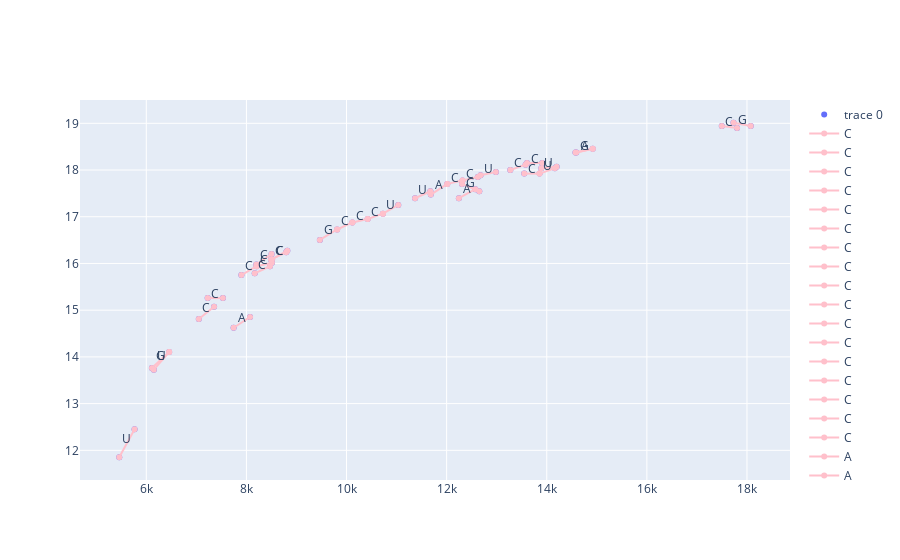
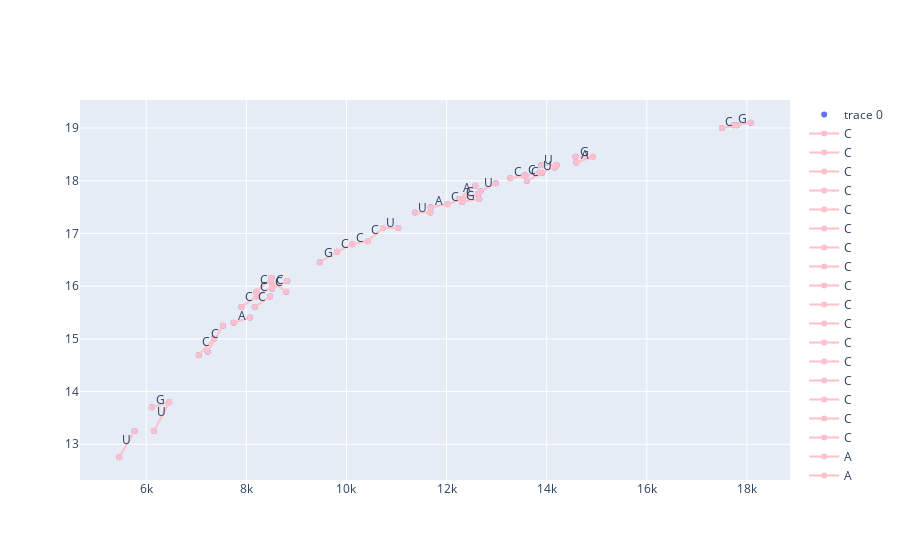

Write notebook code for charts like these, in order.
### Code cell
bcr = base_calling_random(dfm_l, base_only=True)
plotly_basecalling(*bcr)
bcr = base_calling_random(dfm_r, base_only=True)
plotly_basecalling(*bcr)

### Figure 1 — Plotly figure (JSON) as saved in the notebook; plotly's stock layout.template omitted (floating-point values rounded to 4 significant figures)
{"data": [{"mode": "markers", "type": "scatter", "x": [8198.0, 7049.0, 8510.0, 5460.0, 8166.0, 5766.0, 14920.0, 6457.0, 8490.0, 8795.0, 8503.0, 14200.0, 6151.0, 7744.0, 13610.0, 7531.0, 12570.0, 14590.0, 11680.0, 12310.0, 12620.0, 8205.0, 8512.0, 10730.0, 9812.0, 8471.0, 17730.0, 7354.0, 10420.0, 13270.0, 12320.0, 13910.0, 11680.0, 11370.0, 6112.0, 12980.0, 8817.0, 7226.0, 13890.0, 13580.0, 12240.0, 9467.0, 12010.0, 14570.0, 11030.0, 12680.0, 13550.0, 12650.0, 7900.0, 17800.0, 17500.0, 10120.0, 8073.0, 13860.0, 18080.0, 14160.0], "y": [15.98, 14.81, 16.01, 11.85, 15.79, 12.45, 18.45, 14.1, 16.09, 16.24, 16.2, 18.07, 13.73, 14.62, 18.15, 15.26, 17.59, 18.38, 17.47, 17.7, 17.85, 15.94, 16.09, 17.07, 16.73, 15.94, 19.01, 15.07, 16.95, 18.0, 17.77, 18.15, 17.55, 17.4, 13.76, 17.96, 16.27, 15.26, 18.04, 18.11, 17.4, 16.5, 17.7, 18.38, 17.25, 17.89, 17.92, 17.55, 15.75, 18.9, 18.94, 16.88, 14.85, 17.92, 18.94, 18.04]}, {"line": {"color": "pink"}, "mode": "lines+markers", "name": "C", "type": "scatter", "x": [8490.0, 8795.0], "y": [16.09, 16.24]}, {"line": {"color": "pink"}, "mode": "lines+markers", "name": "C", "type": "scatter", "x": [7531.0, 7226.0], "y": [15.26, 15.26]}, {"line": {"color": "pink"}, "mode": "lines+markers", "name": "C", "type": "scatter", "x": [12620.0, 12320.0], "y": [17.85, 17.77]}, {"line": {"color": "pink"}, "mode": "lines+markers", "name": "C", "type": "scatter", "x": [8205.0, 7900.0], "y": [15.94, 15.75]}, {"line": {"color": "pink"}, "mode": "lines+markers", "name": "C", "type": "scatter", "x": [10730.0, 10420.0], "y": [17.07, 16.95]}, {"line": {"color": "pink"}, "mode": "lines+markers", "name": "C", "type": "scatter", "x": [8166.0, 8471.0], "y": [15.79, 15.94]}, {"line": {"color": "pink"}, "mode": "lines+markers", "name": "C", "type": "scatter", "x": [10420.0, 10120.0], "y": [16.95, 16.88]}, {"line": {"color": "pink"}, "mode": "lines+markers", "name": "C", "type": "scatter", "x": [12320.0, 12010.0], "y": [17.77, 17.7]}, {"line": {"color": "pink"}, "mode": "lines+markers", "name": "C", "type": "scatter", "x": [8512.0, 8817.0], "y": [16.09, 16.27]}, {"line": {"color": "pink"}, "mode": "lines+markers", "name": "C", "type": "scatter", "x": [13270.0, 13580.0], "y": [18.0, 18.11]}, {"line": {"color": "pink"}, "mode": "lines+markers", "name": "C", "type": "scatter", "x": [17800.0, 17500.0], "y": [18.9, 18.94]}, {"line": {"color": "pink"}, "mode": "lines+markers", "name": "C", "type": "scatter", "x": [9812.0, 10120.0], "y": [16.73, 16.88]}, {"line": {"color": "pink"}, "mode": "lines+markers", "name": "C", "type": "scatter", "x": [13550.0, 13860.0], "y": [17.92, 17.92]}, {"line": {"color": "pink"}, "mode": "lines+markers", "name": "C", "type": "scatter", "x": [8510.0, 8205.0], "y": [16.01, 15.94]}, {"line": {"color": "pink"}, "mode": "lines+markers", "name": "C", "type": "scatter", "x": [8198.0, 8503.0], "y": [15.98, 16.2]}, {"line": {"color": "pink"}, "mode": "lines+markers", "name": "C", "type": "scatter", "x": [7049.0, 7354.0], "y": [14.81, 15.07]}, {"line": {"color": "pink"}, "mode": "lines+markers", "name": "C", "type": "scatter", "x": [13610.0, 13910.0], "y": [18.15, 18.15]}, {"line": {"color": "pink"}, "mode": "lines+markers", "name": "A", "type": "scatter", "x": [12570.0, 12240.0], "y": [17.59, 17.4]}, {"line": {"color": "pink"}, "mode": "lines+markers", "name": "A", "type": "scatter", "x": [11680.0, 12010.0], "y": [17.47, 17.7]}, {"line": {"color": "pink"}, "mode": "lines+markers", "name": "A", "type": "scatter", "x": [7744.0, 8073.0], "y": [14.62, 14.85]}, {"line": {"color": "pink"}, "mode": "lines+markers", "name": "A", "type": "scatter", "x": [14920.0, 14590.0], "y": [18.45, 18.38]}, {"line": {"color": "pink"}, "mode": "lines+markers", "name": "G", "type": "scatter", "x": [9812.0, 9467.0], "y": [16.73, 16.5]}, {"line": {"color": "pink"}, "mode": "lines+markers", "name": "G", "type": "scatter", "x": [12310.0, 12650.0], "y": [17.7, 17.55]}, {"line": {"color": "pink"}, "mode": "lines+markers", "name": "G", "type": "scatter", "x": [17730.0, 18080.0], "y": [19.01, 18.94]}, {"line": {"color": "pink"}, "mode": "lines+markers", "name": "G", "type": "scatter", "x": [14920.0, 14570.0], "y": [18.45, 18.38]}, {"line": {"color": "pink"}, "mode": "lines+markers", "name": "G", "type": "scatter", "x": [6457.0, 6112.0], "y": [14.1, 13.76]}, {"line": {"color": "pink"}, "mode": "lines+markers", "name": "U", "type": "scatter", "x": [5460.0, 5766.0], "y": [11.85, 12.45]}, {"line": {"color": "pink"}, "mode": "lines+markers", "name": "U", "type": "scatter", "x": [12980.0, 12680.0], "y": [17.96, 17.89]}, {"line": {"color": "pink"}, "mode": "lines+markers", "name": "U", "type": "scatter", "x": [10730.0, 11030.0], "y": [17.07, 17.25]}, {"line": {"color": "pink"}, "mode": "lines+markers", "name": "U", "type": "scatter", "x": [13860.0, 14160.0], "y": [17.92, 18.04]}, {"line": {"color": "pink"}, "mode": "lines+markers", "name": "U", "type": "scatter", "x": [6457.0, 6151.0], "y": [14.1, 13.73]}, {"line": {"color": "pink"}, "mode": "lines+markers", "name": "U", "type": "scatter", "x": [14200.0, 13890.0], "y": [18.07, 18.04]}, {"line": {"color": "pink"}, "mode": "lines+markers", "name": "U", "type": "scatter", "x": [11680.0, 11370.0], "y": [17.55, 17.4]}], "layout": {"annotations": [{"arrowhead": 1, "showarrow": false, "text": "C", "x": 8643.0, "y": 16.16, "yshift": 5}, {"arrowhead": 1, "showarrow": false, "text": "C", "x": 7378.0, "y": 15.26, "yshift": 5}, {"arrowhead": 1, "showarrow": false, "text": "C", "x": 12470.0, "y": 17.81, "yshift": 5}, {"arrowhead": 1, "showarrow": false, "text": "C", "x": 8052.0, "y": 15.85, "yshift": 5}, {"arrowhead": 1, "showarrow": false, "text": "C", "x": 10570.0, "y": 17.01, "yshift": 5}, {"arrowhead": 1, "showarrow": false, "text": "C", "x": 8319.0, "y": 15.86, "yshift": 5}, {"arrowhead": 1, "showarrow": false, "text": "C", "x": 10270.0, "y": 16.91, "yshift": 5}, {"arrowhead": 1, "showarrow": false, "text": "C", "x": 12170.0, "y": 17.74, "yshift": 5}, {"arrowhead": 1, "showarrow": false, "text": "C", "x": 8665.0, "y": 16.18, "yshift": 5}, {"arrowhead": 1, "showarrow": false, "text": "C", "x": 13430.0, "y": 18.06, "yshift": 5}, {"arrowhead": 1, "showarrow": false, "text": "C", "x": 17650.0, "y": 18.92, "yshift": 5}, {"arrowhead": 1, "showarrow": false, "text": "C", "x": 9965.0, "y": 16.8, "yshift": 5}, {"arrowhead": 1, "showarrow": false, "text": "C", "x": 13700.0, "y": 17.92, "yshift": 5}, {"arrowhead": 1, "showarrow": false, "text": "C", "x": 8358.0, "y": 15.98, "yshift": 5}, {"arrowhead": 1, "showarrow": false, "text": "C", "x": 8351.0, "y": 16.09, "yshift": 5}, {"arrowhead": 1, "showarrow": false, "text": "C", "x": 7201.0, "y": 14.94, "yshift": 5}, {"arrowhead": 1, "showarrow": false, "text": "C", "x": 13760.0, "y": 18.15, "yshift": 5}, {"arrowhead": 1, "showarrow": false, "text": "A", "x": 12410.0, "y": 17.49, "yshift": 5}, {"arrowhead": 1, "showarrow": false, "text": "A", "x": 11850.0, "y": 17.59, "yshift": 5}, {"arrowhead": 1, "showarrow": false, "text": "A", "x": 7909.0, "y": 14.74, "yshift": 5}, {"arrowhead": 1, "showarrow": false, "text": "A", "x": 14750.0, "y": 18.41, "yshift": 5}, {"arrowhead": 1, "showarrow": false, "text": "G", "x": 9640.0, "y": 16.62, "yshift": 5}, {"arrowhead": 1, "showarrow": false, "text": "G", "x": 12480.0, "y": 17.62, "yshift": 5}, {"arrowhead": 1, "showarrow": false, "text": "G", "x": 17900.0, "y": 18.98, "yshift": 5}, {"arrowhead": 1, "showarrow": false, "text": "G", "x": 14750.0, "y": 18.41, "yshift": 5}, {"arrowhead": 1, "showarrow": false, "text": "G", "x": 6284.0, "y": 13.93, "yshift": 5}, {"arrowhead": 1, "showarrow": false, "text": "U", "x": 5613.0, "y": 12.15, "yshift": 5}, {"arrowhead": 1, "showarrow": false, "text": "U", "x": 12830.0, "y": 17.92, "yshift": 5}, {"arrowhead": 1, "showarrow": false, "text": "U", "x": 10880.0, "y": 17.16, "yshift": 5}, {"arrowhead": 1, "showarrow": false, "text": "U", "x": 14010.0, "y": 17.98, "yshift": 5}, {"arrowhead": 1, "showarrow": false, "text": "U", "x": 6304.0, "y": 13.91, "yshift": 5}, {"arrowhead": 1, "showarrow": false, "text": "U", "x": 14040.0, "y": 18.05, "yshift": 5}, {"arrowhead": 1, "showarrow": false, "text": "U", "x": 11520.0, "y": 17.47, "yshift": 5}]}}

### Figure 2 — Plotly figure (JSON) as saved in the notebook; plotly's stock layout.template omitted (floating-point values rounded to 4 significant figures)
{"data": [{"mode": "markers", "type": "scatter", "x": [6152.0, 13550.0, 8491.0, 14590.0, 10120.0, 12310.0, 11680.0, 13580.0, 13860.0, 13610.0, 8206.0, 7227.0, 12620.0, 11370.0, 10730.0, 12680.0, 12250.0, 12010.0, 12320.0, 13910.0, 8472.0, 7050.0, 14570.0, 5767.0, 18080.0, 14200.0, 17730.0, 13890.0, 14160.0, 5461.0, 8513.0, 6458.0, 12570.0, 7745.0, 17800.0, 6113.0, 11030.0, 8199.0, 8511.0, 8796.0, 14920.0, 12980.0, 10420.0, 7532.0, 9813.0, 8818.0, 8167.0, 11680.0, 13270.0, 7355.0, 8074.0, 12650.0, 8504.0, 17500.0, 9468.0, 7901.0], "y": [13.25, 18.1, 16.1, 18.35, 16.79, 17.6, 17.5, 18.1, 18.15, 18.0, 15.8, 14.75, 17.75, 17.4, 17.1, 17.8, 17.65, 17.55, 17.65, 18.15, 15.8, 14.7, 18.45, 13.25, 19.1, 18.3, 19.05, 18.3, 18.25, 12.75, 15.95, 13.8, 17.9, 15.3, 19.05, 13.7, 17.1, 15.89, 16.0, 15.89, 18.45, 17.95, 16.85, 15.25, 16.65, 16.1, 15.61, 17.4, 18.05, 15.0, 15.41, 17.65, 16.15, 19.0, 16.45, 15.61]}, {"line": {"color": "pink"}, "mode": "lines+markers", "name": "C", "type": "scatter", "x": [13580.0, 13270.0], "y": [18.1, 18.05]}, {"line": {"color": "pink"}, "mode": "lines+markers", "name": "C", "type": "scatter", "x": [8206.0, 7901.0], "y": [15.8, 15.61]}, {"line": {"color": "pink"}, "mode": "lines+markers", "name": "C", "type": "scatter", "x": [10730.0, 10420.0], "y": [17.1, 16.85]}, {"line": {"color": "pink"}, "mode": "lines+markers", "name": "C", "type": "scatter", "x": [12010.0, 12320.0], "y": [17.55, 17.65]}, {"line": {"color": "pink"}, "mode": "lines+markers", "name": "C", "type": "scatter", "x": [8472.0, 8167.0], "y": [15.8, 15.61]}, {"line": {"color": "pink"}, "mode": "lines+markers", "name": "C", "type": "scatter", "x": [17800.0, 17500.0], "y": [19.05, 19.0]}, {"line": {"color": "pink"}, "mode": "lines+markers", "name": "C", "type": "scatter", "x": [8206.0, 8511.0], "y": [15.8, 16.0]}, {"line": {"color": "pink"}, "mode": "lines+markers", "name": "C", "type": "scatter", "x": [8491.0, 8796.0], "y": [16.1, 15.89]}, {"line": {"color": "pink"}, "mode": "lines+markers", "name": "C", "type": "scatter", "x": [10120.0, 10420.0], "y": [16.79, 16.85]}, {"line": {"color": "pink"}, "mode": "lines+markers", "name": "C", "type": "scatter", "x": [7227.0, 7532.0], "y": [14.75, 15.25]}, {"line": {"color": "pink"}, "mode": "lines+markers", "name": "C", "type": "scatter", "x": [8513.0, 8818.0], "y": [15.95, 16.1]}, {"line": {"color": "pink"}, "mode": "lines+markers", "name": "C", "type": "scatter", "x": [7050.0, 7355.0], "y": [14.7, 15.0]}, {"line": {"color": "pink"}, "mode": "lines+markers", "name": "C", "type": "scatter", "x": [8199.0, 8504.0], "y": [15.89, 16.15]}, {"line": {"color": "pink"}, "mode": "lines+markers", "name": "C", "type": "scatter", "x": [10120.0, 9813.0], "y": [16.79, 16.65]}, {"line": {"color": "pink"}, "mode": "lines+markers", "name": "C", "type": "scatter", "x": [13550.0, 13860.0], "y": [18.1, 18.15]}, {"line": {"color": "pink"}, "mode": "lines+markers", "name": "C", "type": "scatter", "x": [12620.0, 12320.0], "y": [17.75, 17.65]}, {"line": {"color": "pink"}, "mode": "lines+markers", "name": "C", "type": "scatter", "x": [13610.0, 13910.0], "y": [18.0, 18.15]}, {"line": {"color": "pink"}, "mode": "lines+markers", "name": "A", "type": "scatter", "x": [12250.0, 12570.0], "y": [17.65, 17.9]}, {"line": {"color": "pink"}, "mode": "lines+markers", "name": "A", "type": "scatter", "x": [14590.0, 14920.0], "y": [18.35, 18.45]}, {"line": {"color": "pink"}, "mode": "lines+markers", "name": "A", "type": "scatter", "x": [7745.0, 8074.0], "y": [15.3, 15.41]}, {"line": {"color": "pink"}, "mode": "lines+markers", "name": "A", "type": "scatter", "x": [11680.0, 12010.0], "y": [17.5, 17.55]}, {"line": {"color": "pink"}, "mode": "lines+markers", "name": "G", "type": "scatter", "x": [18080.0, 17730.0], "y": [19.1, 19.05]}, {"line": {"color": "pink"}, "mode": "lines+markers", "name": "G", "type": "scatter", "x": [6458.0, 6113.0], "y": [13.8, 13.7]}, {"line": {"color": "pink"}, "mode": "lines+markers", "name": "G", "type": "scatter", "x": [14570.0, 14920.0], "y": [18.45, 18.45]}, {"line": {"color": "pink"}, "mode": "lines+markers", "name": "G", "type": "scatter", "x": [9813.0, 9468.0], "y": [16.65, 16.45]}, {"line": {"color": "pink"}, "mode": "lines+markers", "name": "G", "type": "scatter", "x": [12310.0, 12650.0], "y": [17.6, 17.65]}, {"line": {"color": "pink"}, "mode": "lines+markers", "name": "U", "type": "scatter", "x": [5767.0, 5461.0], "y": [13.25, 12.75]}, {"line": {"color": "pink"}, "mode": "lines+markers", "name": "U", "type": "scatter", "x": [14200.0, 13890.0], "y": [18.3, 18.3]}, {"line": {"color": "pink"}, "mode": "lines+markers", "name": "U", "type": "scatter", "x": [13860.0, 14160.0], "y": [18.15, 18.25]}, {"line": {"color": "pink"}, "mode": "lines+markers", "name": "U", "type": "scatter", "x": [6152.0, 6458.0], "y": [13.25, 13.8]}, {"line": {"color": "pink"}, "mode": "lines+markers", "name": "U", "type": "scatter", "x": [10730.0, 11030.0], "y": [17.1, 17.1]}, {"line": {"color": "pink"}, "mode": "lines+markers", "name": "U", "type": "scatter", "x": [12680.0, 12980.0], "y": [17.8, 17.95]}, {"line": {"color": "pink"}, "mode": "lines+markers", "name": "U", "type": "scatter", "x": [11370.0, 11680.0], "y": [17.4, 17.4]}], "layout": {"annotations": [{"arrowhead": 1, "showarrow": false, "text": "C", "x": 13430.0, "y": 18.07, "yshift": 5}, {"arrowhead": 1, "showarrow": false, "text": "C", "x": 8053.0, "y": 15.7, "yshift": 5}, {"arrowhead": 1, "showarrow": false, "text": "C", "x": 10580.0, "y": 16.98, "yshift": 5}, {"arrowhead": 1, "showarrow": false, "text": "C", "x": 12170.0, "y": 17.6, "yshift": 5}, {"arrowhead": 1, "showarrow": false, "text": "C", "x": 8320.0, "y": 15.7, "yshift": 5}, {"arrowhead": 1, "showarrow": false, "text": "C", "x": 17650.0, "y": 19.03, "yshift": 5}, {"arrowhead": 1, "showarrow": false, "text": "C", "x": 8359.0, "y": 15.9, "yshift": 5}, {"arrowhead": 1, "showarrow": false, "text": "C", "x": 8644.0, "y": 16.0, "yshift": 5}, {"arrowhead": 1, "showarrow": false, "text": "C", "x": 10270.0, "y": 16.82, "yshift": 5}, {"arrowhead": 1, "showarrow": false, "text": "C", "x": 7379.0, "y": 15.0, "yshift": 5}, {"arrowhead": 1, "showarrow": false, "text": "C", "x": 8666.0, "y": 16.02, "yshift": 5}, {"arrowhead": 1, "showarrow": false, "text": "C", "x": 7202.0, "y": 14.85, "yshift": 5}, {"arrowhead": 1, "showarrow": false, "text": "C", "x": 8352.0, "y": 16.02, "yshift": 5}, {"arrowhead": 1, "showarrow": false, "text": "C", "x": 9966.0, "y": 16.72, "yshift": 5}, {"arrowhead": 1, "showarrow": false, "text": "C", "x": 13700.0, "y": 18.13, "yshift": 5}, {"arrowhead": 1, "showarrow": false, "text": "C", "x": 12470.0, "y": 17.7, "yshift": 5}, {"arrowhead": 1, "showarrow": false, "text": "C", "x": 13760.0, "y": 18.07, "yshift": 5}, {"arrowhead": 1, "showarrow": false, "text": "A", "x": 12410.0, "y": 17.78, "yshift": 5}, {"arrowhead": 1, "showarrow": false, "text": "A", "x": 14760.0, "y": 18.4, "yshift": 5}, {"arrowhead": 1, "showarrow": false, "text": "A", "x": 7910.0, "y": 15.35, "yshift": 5}, {"arrowhead": 1, "showarrow": false, "text": "A", "x": 11850.0, "y": 17.53, "yshift": 5}, {"arrowhead": 1, "showarrow": false, "text": "G", "x": 17900.0, "y": 19.08, "yshift": 5}, {"arrowhead": 1, "showarrow": false, "text": "G", "x": 6285.0, "y": 13.75, "yshift": 5}, {"arrowhead": 1, "showarrow": false, "text": "G", "x": 14750.0, "y": 18.45, "yshift": 5}, {"arrowhead": 1, "showarrow": false, "text": "G", "x": 9641.0, "y": 16.55, "yshift": 5}, {"arrowhead": 1, "showarrow": false, "text": "G", "x": 12480.0, "y": 17.62, "yshift": 5}, {"arrowhead": 1, "showarrow": false, "text": "U", "x": 5614.0, "y": 13.0, "yshift": 5}, {"arrowhead": 1, "showarrow": false, "text": "U", "x": 14050.0, "y": 18.3, "yshift": 5}, {"arrowhead": 1, "showarrow": false, "text": "U", "x": 14010.0, "y": 18.2, "yshift": 5}, {"arrowhead": 1, "showarrow": false, "text": "U", "x": 6305.0, "y": 13.53, "yshift": 5}, {"arrowhead": 1, "showarrow": false, "text": "U", "x": 10880.0, "y": 17.1, "yshift": 5}, {"arrowhead": 1, "showarrow": false, "text": "U", "x": 12830.0, "y": 17.88, "yshift": 5}, {"arrowhead": 1, "showarrow": false, "text": "U", "x": 11520.0, "y": 17.4, "yshift": 5}]}}
